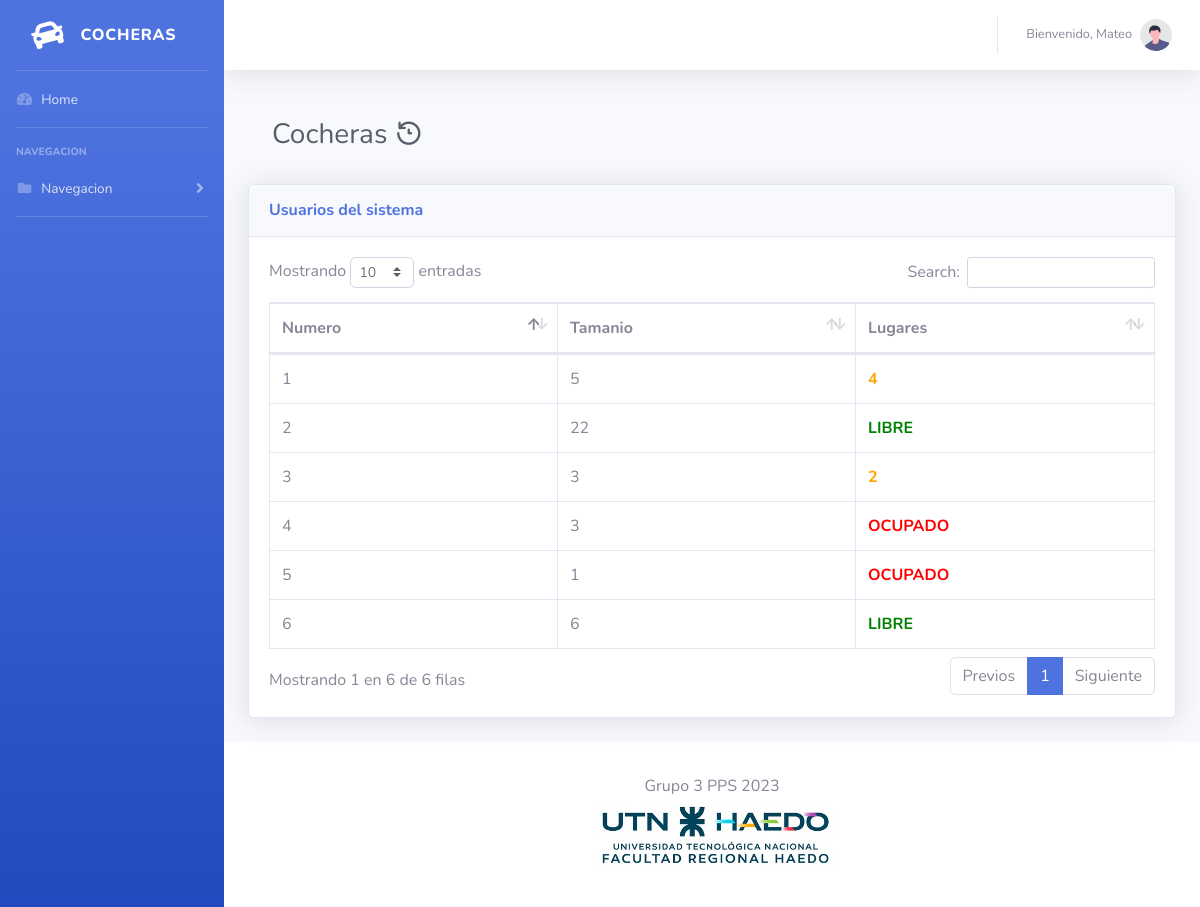
The page /pages/cocheras.php (signed in) on the database its author committed.
### tables this page shows
CREATE TABLE `cochera` (
  `id_cochera` int(11) NOT NULL,
  `tamaniomax` int(11) NOT NULL,
  `ubicacion` varchar(12) NOT NULL,
  `techado` int(11) NOT NULL,
  `activo` int(11) NOT NULL
);

### BD.php (called while the page is built, shortened)
<?php
class base{
    public $res;
    public $con;
    public function conectar(){
    	$this->con=mysqli_connect("localhost","root","","cochera");
    }
    public function query($q){
        $this->res = mysqli_query($this->con, $q);
        return true;
    }
    public function fetch(){
        $row= mysqli_fetch_assoc($this->res);
        if(!$row) {
         return null;
        }
        return $row;
    }
    public function fetchAll() {
        $rows = array();
        while ($row = $this->fetch()) {
            $rows[] = $row;
        }
        return $rows;
    }
    public function row(){
        $row= mysqli_num_rows($this->res);
        return $row;
    }
}
?>

### calculardisponibilidad.php (called while the page is built, shortened)
<?php
function darEspacioLibre($id_cochera,$bd){
   $cochera=$bd->query("SELECT cochera.id_cochera,cochera.tamaniomax
                                 from cochera
                                 where cochera.activo = 1 and cochera.id_cochera='$id_cochera' and cochera.id_cochera
                                 not in(
                                         SELECT cochera.id_cochera
                                         FROM reserva,cochera,vehiculo,tipo_vehiculo
                                         WHERE reserva.estado=1 and cochera.id_cochera=reserva.id_cochera
                                         and vehiculo.patente=reserva.patente
                                         AND tipo_vehiculo.id_tipovehiculo=vehiculo.id_tipovehiculo
                                         GROUP BY reserva.id_cochera)
                                         HAVING cochera.tamaniomax>='0'");
   $cochera=$bd->fetch();
   if($bd->row()>0){
    return -2;
   }
   $cochera=$bd->query("SELECT reserva.id_cochera,cochera.tamaniomax-SUM(tamanio) as total
                                 FROM reserva,cochera,vehiculo,tipo_vehiculo
                                 WHERE cochera.activo = 1 and reserva.estado=1
                                 and cochera.id_cochera=reserva.id_cochera and cochera.id_cochera='$id_cochera'
                                 and vehiculo.patente=reserva.patente
                                 AND tipo_vehiculo.id_tipovehiculo=vehiculo.id_tipovehiculo
                                 GROUP BY reserva.id_cochera HAVING total >  '0';");
   $cochera=$bd->fetch();
   if($bd->row()>0){
    return $cochera['total'];
   }
   return -1;
}
?>

### pages/cocheras.php (the view, shortened to what this page needs)
<?php
require_once("../BD.php");
 $bd = new base();
    $bd->conectar();
    $bd2 = new base();
    $bd2->conectar();
 include("../calculardisponibilidad.php");
$cocheras = $bd2->query("SELECT * from cochera where activo=1 ORDER BY ubicacion");
$cocheras=$bd2->fetchAll();
?>
<!DOCTYPE html>
<html lang="en">
<head>
    <link href="../vendor/fontawesome-free/css/all.min.css" rel="stylesheet" type="text/css">
    <link rel="stylesheet" href="https://unicons.iconscout.com/release/v4.0.8/css/line.css">
    <link href="../css/sb-admin-2.css" rel="stylesheet">
    <link href="../vendor/datatables/dataTables.bootstrap4.min.css" rel="stylesheet">
</head>
<body id="page-top">
    <div id="wrapper">
        <ul class="navbar-nav bg-gradient-primary sidebar sidebar-dark accordion" id="accordionSidebar">
            <a class="sidebar-brand d-flex align-items-center justify-content-center" href="index.php">
                <div class="sidebar-brand-icon rotate-n-15">
                    <i class="fas fa-car"></i>
                </div>
                <div class="sidebar-brand-text mx-3">Cocheras</div>
            </a>
            <hr class="sidebar-divider my-0">
            <li class="nav-item">
                <a class="nav-link" href="index.php">
                    <i class="fas fa-fw fa-tachometer-alt"></i>
                    <span>Home</span>
                </a>
            </li>
            <hr class="sidebar-divider">
            <div class="sidebar-heading">
                Navegacion
            </div>
            <?php require_once("../navmenu.php") ?>
            <hr class="sidebar-divider d-none d-md-block">
        </ul>
        <div id="content-wrapper" class="d-flex flex-column">
            <div id="content">
                <?php require_once("../topbar.php"); ?>
                <div class="container-fluid">
                    <div class="d-flex justify-content-between p-4">
                        <h1 class="h3 mb-2 text-gray-800">Cocheras <i class="uil uil-history"></i></h1>
                    </div>
                    <div class="card shadow mb-4">
                        <div class="card-header py-3">
                            <h6 class="m-0 font-weight-bold text-primary">Usuarios del sistema</h6>
                        </div>
                        <div class="card-body">
                            <div class="table-responsive">
                                <table class="table table-bordered" id="dataTable" width="100%" cellspacing="0">
                                    <thead>
                                        <tr>
                                            <th>Numero</th>
                                            <th>Tamanio</th>
                                            <th>Lugares</th>
                                        </tr>
                                    </thead>
                                    <?php foreach ($cocheras as $cochera) { ?>
                                      <tr>
                                      <td><?php echo $cochera['id_cochera']; ?></td>
                                      <td><?php echo $cochera['tamaniomax']; ?></td>
                                        <td>
                                                        <?php
                                                        if (darEspacioLibre($cochera['id_cochera'], $bd2) == -1) {
                                                            echo '<div id="verde" style="color: RED; font-weight: bold;">OCUPADO</div>';
                                                        } else if (darEspacioLibre($cochera['id_cochera'], $bd2) == -2) {
                                                            echo '<div id="verde" style="color: green; font-weight: bold;"> LIBRE</div>';
                                                        } else {
                                                            echo '<div id="verde" style="color: orange; font-weight: bold;">' . darEspacioLibre($cochera['id_cochera'], $bd2) . '</div>';
                                                        }
                                                        ?>
                                        </td>
                                    </tr>
                                     <?php } ?>
                                </table>
                            </div>
                        </div>
                    </div>
                </div>
            </div>
            <?php require_once("../footer.php") ?>
        </div>
    </div>
</body>
</html>

### rows shown on the page
cochera: id_cochera "1", tamaniomax "5", id_cochera "4"
cochera: id_cochera "2", tamaniomax "22", shows "LIBRE"
cochera: id_cochera "5", tamaniomax "1", shows "OCUPADO"
cochera: id_cochera "3", tamaniomax "3", id_cochera "2"
cochera: id_cochera "4", tamaniomax "3", shows "OCUPADO"
cochera: id_cochera "6", tamaniomax "6", shows "LIBRE"

### other values the page prints
$_SESSION['usuario'] "Mateo"
